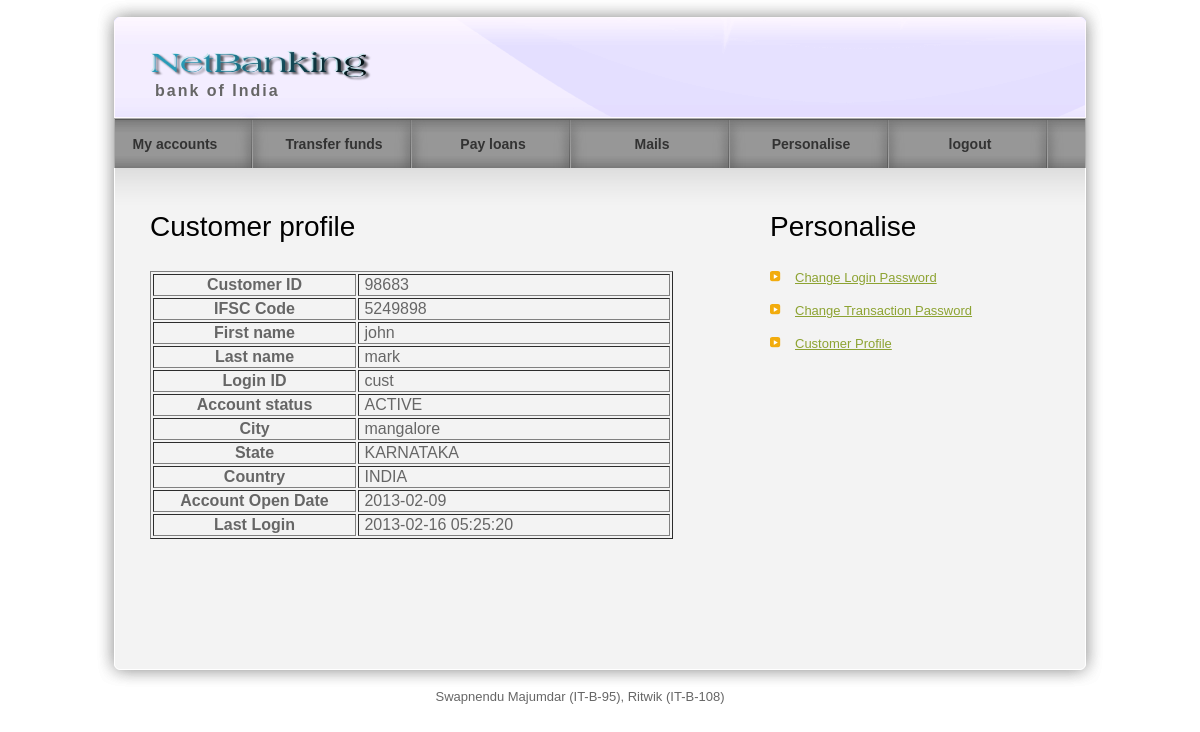
The page /custprofile.php (signed in) on the database its author committed.
### tables this page shows
CREATE TABLE IF NOT EXISTS `customers` (
  `customerid` int(10) NOT NULL AUTO_INCREMENT,
  `ifsccode` varchar(25) NOT NULL,
  `firstname` varchar(25) NOT NULL,
  `lastname` varchar(25) NOT NULL,
  `loginid` varchar(25) NOT NULL,
  `accpassword` varchar(50) NOT NULL,
  `transpasword` varchar(50) NOT NULL,
  `accstatus` varchar(25) NOT NULL,
  `city` varchar(25) NOT NULL,
  `state` varchar(25) NOT NULL,
  `country` varchar(25) NOT NULL,
  `accopendate` date NOT NULL,
  `lastlogin` datetime NOT NULL,
  PRIMARY KEY (`customerid`)
);

### custprofile.php (the view, shortened to what this page needs)
<?php
include("header.php");
$result = mysql_query("select * from customers WHERE customerid='$_SESSION[customerid]'");
$rowrec = mysql_fetch_array($result);
?>
     <div id="templatemo_main"><span class="main_top"></span>
        <div id="templatemo_content">
        	<h2>Customer profile</h2>
        	<form id="form1" name="form1" method="post" action="">
        	  <table width="523" border="1">
        	    <tr>
        	      <th width="199" scope="row">Customer ID</th>
        	      <td width="308">&nbsp;<?php echo $rowrec[customerid]; ?></td>
      	      </tr>
        	    <tr>
        	      <th scope="row">IFSC Code</th>
        	      <td>&nbsp;<?php echo $rowrec[ifsccode]; ?></td>
      	      </tr>
        	    <tr>
        	      <th scope="row">First name</th>
        	      <td>&nbsp;<?php echo $rowrec[firstname]; ?></td>
      	      </tr>
        	    <tr>
        	      <th scope="row">Last name</th>
        	      <td>&nbsp;<?php echo $rowrec[lastname]; ?></td>
      	      </tr>
        	    <tr>
        	      <th scope="row">Login ID</th>
        	      <td>&nbsp;<?php echo $rowrec[loginid]; ?></td>
      	      </tr>
        	    <tr>
        	      <th scope="row">Account status</th>
        	      <td>&nbsp;<?php echo $rowrec[accstatus]; ?></td>
      	 </tr>
          	    <tr>
        	      <th scope="row">City</th>
        	      <td>&nbsp;<?php echo $rowrec[city]; ?></td>
      	      </tr>
        	    <tr>
        	      <th scope="row">State</th>
        	      <td>&nbsp;<?php echo $rowrec[state]; ?></td>
      	      </tr>
        	    <tr>
        	      <th scope="row">Country</th>
        	      <td>&nbsp;<?php echo $rowrec[country]; ?></td>
      	      </tr>
        	    <tr>
        	      <th scope="row">Account Open Date</th>
        	      <td>&nbsp;<?php echo $rowrec[accopendate]; ?></td>
      	      </tr>
        	    <tr>
        	      <th scope="row">Last Login</th>
        	      <td>&nbsp;<?php echo $rowrec[lastlogin]; ?></td>
      	      </tr>
      	    </table>
   	      </form>
<div class="cleaner_h50"></div>
        </div>
            <div id="templatemo_sidebar">
              <?php
			include("custsidebar.php");
			?>
              <div class="cleaner_h40"></div>
                <h2>&nbsp;</h2>
</div>
     </div>
    <div id="templatemo_main_bottom"></div>
    <?php
include("footer.php");
?>

### templatemo_style.css (style rules this page uses)
body { margin: 0px; padding: 0px; color: #666; font-family: Helevetica,Arial,sans-serif; font-size: 13px; line-height:1.5em; background-color: #fff; background-repeat: repeat-x; }
h2 { font-size: 28px; font-weight: normal; line-height: 28px; margin: 0 0 30px 0; padding: 0; color: #000; }
.cleaner_h40 { clear: both; width:100%; height: 40px; }
.cleaner_h50 { clear: both; width:100%; height: 50px; }
#templatemo_main { position: relative; width: 900px; padding: 45px 55px; background: url(images/templatemo_content.png) repeat-y; }
#templatemo_main .main_top { position: absolute; top: 0; left: 20px; width: 970px; height: 45px; background: url(images/templatemo_content_top.png) no-repeat; }
#templatemo_main_bottom { width: 1010px; height: 40px; background: url(images/templatemo_content_bottom.png) no-repeat; }
#templatemo_content { float: left; width: 560px; }
#templatemo_sidebar { float: right; width: 280px; }

### rows shown on the page
customers: customerid "98683", ifsccode "5249898", firstname "john", lastname "mark", loginid "cust", accstatus "ACTIVE", city "mangalore", state "KARNATAKA", country "INDIA", accopendate "2013-02-09", lastlogin "2013-02-16 05:25:20"
